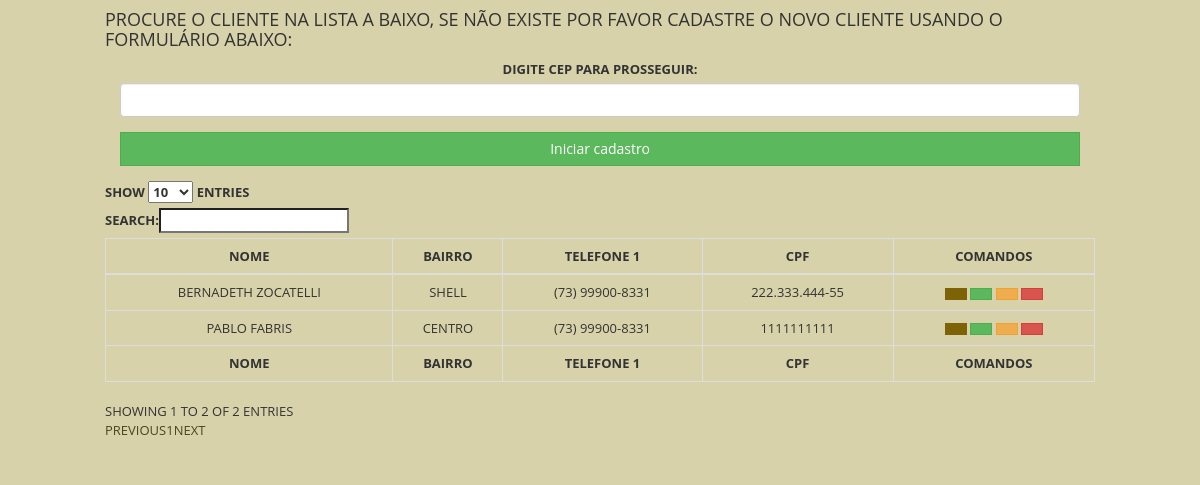
Page /admin.php?page=add_cliente (signed in) on the committed database.
### tables this page shows
CREATE TABLE `clientes` (
  `id` int(11) NOT NULL,
  `nome` varchar(200) NOT NULL,
  `endereco` varchar(500) NOT NULL,
  `n` int(11) NOT NULL,
  `referencia` varchar(500) NOT NULL,
  `cidade` varchar(200) NOT NULL,
  `bairro` varchar(200) NOT NULL,
  `cep` varchar(50) NOT NULL,
  `cpf` varchar(50) NOT NULL,
  `telefone` varchar(100) NOT NULL,
  `telefone1` varchar(100) NOT NULL,
  `id_empresa` int(11) NOT NULL
);

### inc/mysqls.php (called while the page is built, shortened)
<?php
$sqlClientes = "SELECT * FROM clientes  WHERE id_empresa='".$_SESSION['empresa_id']."'";
?>

### pages/clientes/add_cliente.php (the view, shortened to what this page needs)
<div class="row content">
    <div class="row">
        <div class="col-sm-12">
            <h4>Procure o cliente na lista a baixo, se não existe por favor cadastre o novo cliente usando o formulário abaixo:</h4>
            <div id="Allform">
                <?php
                if (isset($_POST['cep'])) {
                    function get_endereco($cep)
                    {
                        $cep = preg_replace("/[^0-9]/", "", $cep);
                        $url = "https://viacep.com.br/ws/$cep/xml/";
                        $xml = @simplexml_load_file($url);
                        if ($xml === false) {
                            return null;
                        }
                        return $xml;
                    }
                    $endereco = get_endereco($_POST['cep']);
                    if ($endereco === null) {
                        echo "<p>Erro ao buscar o endereço. Verifique o CEP e tente novamente.</p>";
                    } else {
                ?>
                    <form method="post" action="data/addCliente.php">
                        <div class="form-group col-sm-12">
                            <label for="nome">Nome do Cliente:</label>
                            <input type="text" name="nome" value="<?php echo $_GET['nome']; ?>" class="form-control" id="nome" autocomplete="off">
                        </div>
                        <div class="form-group col-sm-6">
                            <label for="endereco">Endereço:</label>
                            <input type="text" name="endereco" value="<?php if(!isset($_GET)){ echo $_GET['endereco']; }else{ echo $endereco->logradouro; } ?>" class="form-control" id="endereco" autocomplete="off">
                        </div>
                        <div class="form-group col-sm-3">
                            <label for="n">Nº:</label>
                            <input type="text" name="n" value="<?php echo $_GET['n']; ?>"class="form-control" id="n" autocomplete="off">
                        </div>
                        <div class="form-group col-sm-3">
                            <label for="cep">CEP:</label>
                            <input type="text" name="cep" class="form-control" value="<?php if(!isset($_GET)){ echo $_GET['cep']; }else{  echo $endereco->cep; } ?>" id="cep" autocomplete="off">
                        </div>
                        <div class="form-group col-sm-3">
                            <label for="cidade">Cidade:</label>
                            <input type="text" name="cidade" value="<?php if(!isset($_GET)){ echo $_GET['cidade']; }else{  echo $endereco->localidade; }?> / <?php echo $endereco->uf; ?>" " class=" form-control" id="cidade" autocomplete="off">
                        </div>
                        <div class="form-group col-sm-3">
                            <label for="bairro">Bairro:</label>
                            <input type="text" name="bairro" value="<?php if(!isset($_GET)){ echo $_GET['bairro']; }else{ echo $endereco->bairro; } ?>" class="form-control" id="bairro" autocomplete="off">
                        </div>
                        <div class="form-group col-sm-6">
                            <label for="pr">Ponto Referência:</label>
                            <input type="text" name="pr" value="<?php echo $_GET['pr']; ?>" class="form-control" id="pr" autocomplete="off">
                        </div>
                        <div class="form-group col-sm-4">
                            <label for="cpf">CPF cliente:</label>
                            <input type="text" name="cpf" value="<?php echo $_GET['cpf']; ?>" class="form-control" id="cpf" autocomplete="off">
                        </div>
                        <div class="form-group col-sm-4">
                            <label for="num">Telefone 1</label>
                            <input type="text" name="num" value="<?php echo $_GET['num']; ?>" class="form-control" id="celular" placeholder="(00) 00000-0000" maxlength="15">
                        </div>
                        <div class="form-group col-sm-4">
                            <label for="num1">Telefone 2:</label>
                            <input type="text" name="num1" value="<?php echo $_GET['num1']; ?>" class="form-control" id="celular" placeholder="(00) 00000-0000" maxlength="15">
                        </div>
                        <div class="form-group col-sm-6">
                            <button type="submit" class="btn btn-success col-sm-12">Guardar Novo Cliente</button>
                        </div>
                        <div class="form-group col-sm-6">
                            <a class="btn btn-info col-sm-12" href="?page=add-cliente">Refazer Cadastrado</a>
                        </div>
                    </form>
                <?php
                    }
                } else {
                ?>
                    <form method="post" action="admin.php?page=add_cliente">
                        <div class="form-group col-sm-12 text-center">
                            <label for="cep">Digite CEP para prosseguir:</label>
                            <input type="text" name="cep" class="form-control" id="cep" autocomplete="off">
                        </div>
                        <div class="form-group col-sm-12">
                            <button type="submit" class="btn btn-success col-sm-12">Iniciar cadastro</button>
                        </div>
                    </form>
                <?php
                }
                ?>
            </div>
            <table id="tableuser" class="table table-bordered" style="width:100%">
                <thead>
                    <tr>
                        <th class="text-center">Nome</th>
                        <th class="text-center">Bairro</th>
                        <th class="text-center">Telefone 1</th>
                        <th class="text-center">CPF</th>
                        <th class="text-center">Comandos</th>
                    </tr>
                </thead>
                <tbody>
                    <?php
                    $result = mysqli_query($con, $sqlClientes);
                    while ($row = mysqli_fetch_array($result)) {
                    ?>
                        <tr>
                            <td class="text-center"><?php echo $row['nome']; ?> </td>
                            <td class="text-center"><?php echo $row['bairro']; ?> </td>
                            <td class="text-center"><?php echo preg_replace("/(\d{2})(\d{5})(\d{4})/", "($1) $2-$3", $row['telefone']); ?> </td>
                            <td class="text-center"><?php echo preg_replace("/(\d{3})(\d{3})(\d{3})(\d{2})/", "$1.$2.$3-$4", $row['cpf']); ?> </td>
                            <td class="text-center">
                                <a class="btn btn-sm btn-info" href="admin.php?page=relatorio&idcliente=<?php echo $row['nome']; ?>"><i class="fa fa-eye" aria-hidden="true" style="color: white;"></i></a>
                                <a class="btn btn-sm btn-success" href="admin.php?page=novo_orcamento&cliente=<?php echo $row['nome']; ?>"><i class="fa fa-file" aria-hidden="true" style="color: white;"></i></a>
                                <a class="btn btn-sm btn-warning" href="admin.php?page=editacliente&id=<?php echo $row['id']; ?>"><i class="fa fa-pencil" aria-hidden="true" style="color: white;"></i></a>
                                <a class="btn btn-sm btn-danger" href="data/apagarcliente.php?id=<?php echo $row['id']; ?>"><i class="fa fa-minus" aria-hidden="true" style="color: white;"></i></a>
                            </td>
                        </tr>
                    <?php } ?>
                </tbody>
                <tfoot>
                    <tr>
                        <th class="text-center"> Nome</th>
                        <th class="text-center">Bairro</th>
                        <th class="text-center">Telefone 1</th>
                        <th class="text-center">CPF</th>
                        <th class="text-center">Comandos</th>
                    </tr>
                </tfoot>
            </table>
        </div>
    </div>

### css/main.css (style rules this page uses)
body { font-family: 'Open Sans', sans-serif; font-size: 13px; line-height: 1.42857143; color: #333; background-color: #d8d2aa; text-transform: uppercase; width: 80%; margin: 0 auto; }
a { color: #4a461a; text-decoration: none; }
h1, h2, h3, h4, h5, h6 { font-family: inherit; font-weight: 500; line-height: 1.1; color: inherit; }
.btn { border-radius: 0px; }
table { border: black solid 2px; }
table thead { border-color: black solid 1px; }
table tbody { border-color: black; }
table tbody tr { border-color: black; }
.btn-info { background-color: #7e6206; border-color: #7e6206; }

### css/print.css (style rules this page uses)
* { color: #000 !important; text-shadow: none !important; background: transparent !important; box-shadow: none !important; }

### rows in the picture
clientes: nome "BERNADETH ZOCATELLI", bairro "SHELL", telefone "(73) 99900-8331", cpf "222.333.444-55"
clientes: nome "PABLO FABRIS", bairro "CENTRO", telefone "(73) 99900-8331", cpf "1111111111"
